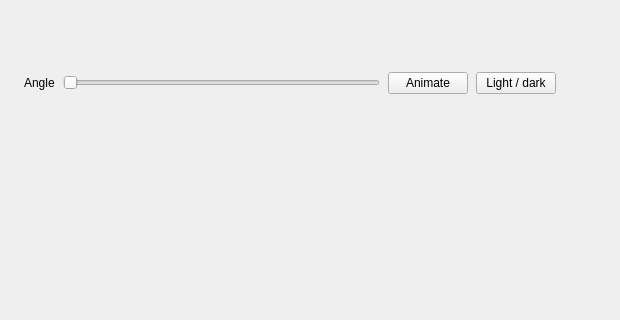
<?xml version='1.0' encoding='utf-8'?>
<ui version="4.0">
 <class>MainWindow</class>
 <widget class="QMainWindow" name="MainWindow">
  <property name="geometry">
   <rect>
    <x>0</x>
    <y>0</y>
    <width>620</width>
    <height>320</height>
   </rect>
  </property>
  <property name="windowTitle">
   <string>QCustomGradientText</string>
  </property>
  <widget class="QWidget" name="centralwidget">
   <layout class="QVBoxLayout" name="mainLayout">
    <property name="spacing">
     <number>16</number>
    </property>
    <property name="leftMargin">
     <number>24</number>
    </property>
    <property name="topMargin">
     <number>24</number>
    </property>
    <property name="rightMargin">
     <number>24</number>
    </property>
    <property name="bottomMargin">
     <number>24</number>
    </property>
    <item>
     <widget class="QCustomGradientText" name="headlineBuild">
      <property name="text" stdset="0">
       <string>Build something great</string>
      </property>
     </widget>
    </item>
    <item>
     <widget class="QCustomGradientText" name="headlineShip">
      <property name="text" stdset="0">
       <string>Ship it today</string>
      </property>
     </widget>
    </item>
    <item>
     <widget class="QCustomGradientText" name="headlineZero">
      <property name="text" stdset="0">
       <string>Zero to one</string>
      </property>
     </widget>
    </item>
    <item>
     <layout class="QHBoxLayout" name="controlsRow" stretch="0,1,0,0,0">
      <property name="spacing">
       <number>8</number>
      </property>
      <item>
       <widget class="QLabel" name="angleCaption">
        <property name="text">
         <string>Angle</string>
        </property>
       </widget>
      </item>
      <item>
       <widget class="QSlider" name="angleSlider">
        <property name="maximum">
         <number>359</number>
        </property>
        <property name="orientation">
         <enum>Qt::Horizontal</enum>
        </property>
       </widget>
      </item>
      <item>
       <widget class="QPushButton" name="animateBtn">
        <property name="text">
         <string>Animate</string>
        </property>
       </widget>
      </item>
      <item>
       <widget class="QPushButton" name="themeBtn">
        <property name="text">
         <string>Light / dark</string>
        </property>
       </widget>
      </item>
      <item>
       <spacer name="controlsSpacer">
        <property name="orientation">
         <enum>Qt::Horizontal</enum>
        </property>
        <property name="sizeHint" stdset="0">
         <size>
          <width>40</width>
          <height>20</height>
         </size>
        </property>
       </spacer>
      </item>
     </layout>
    </item>
    <item>
     <spacer name="bottomSpacer">
      <property name="orientation">
       <enum>Qt::Vertical</enum>
      </property>
      <property name="sizeHint" stdset="0">
       <size>
        <width>20</width>
        <height>10</height>
       </size>
      </property>
     </spacer>
    </item>
   </layout>
  </widget>
 </widget>
 <customwidgets>
  <customwidget>
   <class>QCustomGradientText</class>
   <extends>QWidget</extends>
   <header location="global">Custom_Widgets.QCustomGradientText.h</header>
  </customwidget>
 <customwidget><class>QPushButton</class><extends>QPushButton</extends><header location="global">Custom_Widgets.Theme.h</header><container>1</container></customwidget><customwidget><class>QLabel</class><extends>QLabel</extends><header location="global">Custom_Widgets.Theme.h</header><container>1</container></customwidget></customwidgets>
 <connections />
</ui>
